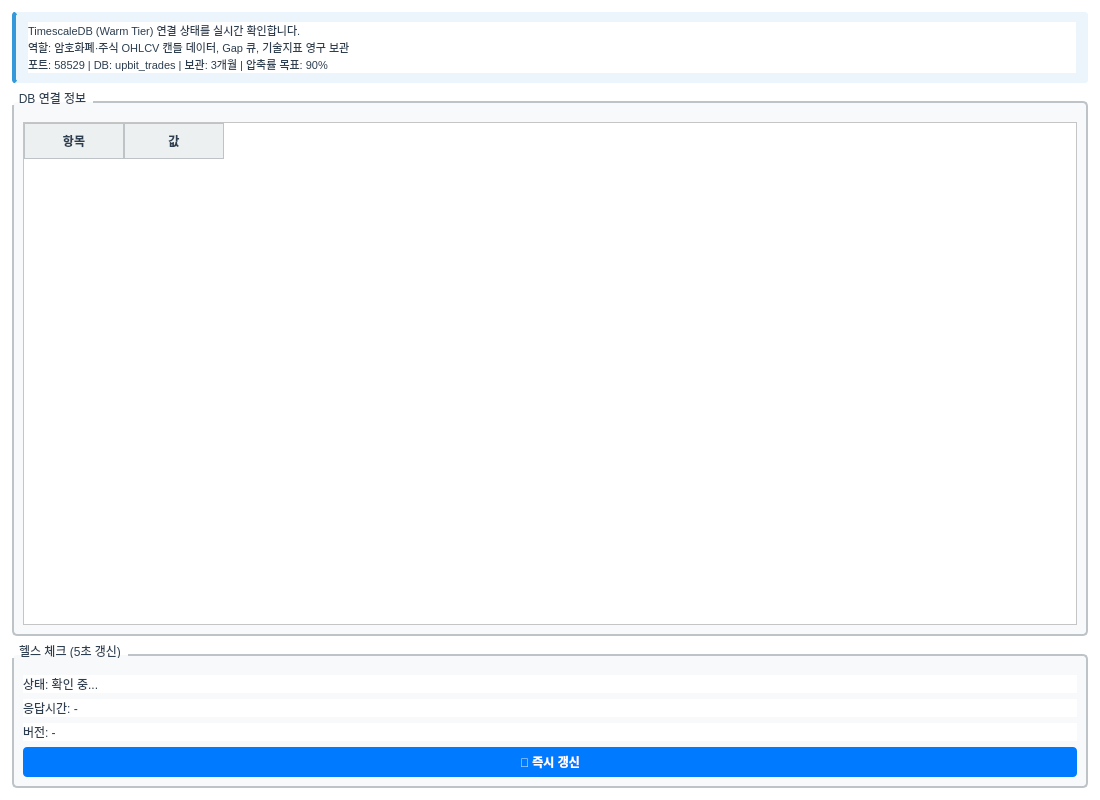
<?xml version="1.0" encoding="UTF-8"?>
<ui version="4.0">
 <class>ConnectionTab</class>
 <widget class="QWidget" name="ConnectionTab">
  <property name="geometry">
   <rect>
    <x>0</x>
    <y>0</y>
    <width>1100</width>
    <height>800</height>
   </rect>
  </property>
  <property name="windowTitle">
   <string>연결 상태</string>
  </property>
  <property name="styleSheet">
   <string notr="true">QWidget {
    background-color: #FFFFFF;
    color: #2C3E50;
    font-family: &quot;맑은 고딕&quot;, &quot;Segoe UI&quot;;
    font-size: 9pt;
}
QTabBar::tab:selected {
    background-color: #007AFF;
    color: #FFFFFF;
    font-weight: bold;
}
QPushButton {
    background-color: #007AFF;
    color: #FFFFFF;
    border: none;
    border-radius: 4px;
    padding: 6px 12px;
    font-weight: bold;
}
QPushButton:hover {
    background-color: #0055CC;
}
QPushButton:disabled {
    background-color: #BDC3C7;
    color: #7F8C8D;
}
QTableWidget {
    gridline-color: #BDC3C7;
    background-color: #FFFFFF;
    alternate-background-color: #F8F9FA;
    selection-background-color: #007AFF;
    selection-color: #FFFFFF;
}
QHeaderView::section {
    background-color: #ECF0F1;
    color: #2C3E50;
    padding: 6px;
    border: 1px solid #BDC3C7;
    font-weight: bold;
}
QLineEdit, QTextEdit, QPlainTextEdit {
    background-color: #FFFFFF;
    border: 1px solid #BDC3C7;
    border-radius: 3px;
    padding: 4px;
    color: #2C3E50;
}
QGroupBox {
    border: 2px solid #BDC3C7;
    border-radius: 5px;
    margin-top: 10px;
    padding-top: 10px;
    background-color: #F8F9FA;
}
QGroupBox::title {
    subcontrol-origin: margin;
    subcontrol-position: top left;
    padding: 0 5px;
    color: #2C3E50;
    font-weight: bold;
}</string>
  </property>
  <layout class="QVBoxLayout" name="verticalLayout">
   <property name="spacing">
    <number>8</number>
   </property>
   <property name="leftMargin">
    <number>12</number>
   </property>
   <property name="topMargin">
    <number>12</number>
   </property>
   <property name="rightMargin">
    <number>12</number>
   </property>
   <property name="bottomMargin">
    <number>12</number>
   </property>
   <item>
    <widget class="QFrame" name="frame_banner">
     <property name="styleSheet">
      <string notr="true">QFrame#frame_banner {
    background-color: #EBF5FB;
    border-left: 4px solid #3498DB;
    border-radius: 3px;
    padding: 4px;
}</string>
     </property>
     <property name="frameShape">
      <enum>QFrame::StyledPanel</enum>
     </property>
     <layout class="QVBoxLayout" name="vl_banner">
      <property name="spacing">
       <number>2</number>
      </property>
      <property name="leftMargin">
       <number>8</number>
      </property>
      <property name="topMargin">
       <number>6</number>
      </property>
      <property name="rightMargin">
       <number>8</number>
      </property>
      <property name="bottomMargin">
       <number>6</number>
      </property>
      <item>
       <widget class="QLabel" name="label_banner">
        <property name="text">
         <string>TimescaleDB (Warm Tier) 연결 상태를 실시간 확인합니다.
역할: 암호화폐·주식 OHLCV 캔들 데이터, Gap 큐, 기술지표 영구 보관
포트: 58529 | DB: upbit_trades | 보관: 3개월 | 압축률 목표: 90%</string>
        </property>
        <property name="wordWrap">
         <bool>true</bool>
        </property>
        <property name="styleSheet">
         <string notr="true">color: #2C3E50; font-size: 8pt;</string>
        </property>
       </widget>
      </item>
     </layout>
    </widget>
   </item>
   <item>
    <widget class="QGroupBox" name="groupBox_conn">
     <property name="title">
      <string>DB 연결 정보</string>
     </property>
     <layout class="QVBoxLayout" name="vl_conn">
      <item>
       <widget class="QTableWidget" name="table_conn">
        <property name="alternatingRowColors">
         <bool>true</bool>
        </property>
        <property name="selectionBehavior">
         <enum>QAbstractItemView::SelectRows</enum>
        </property>
        <property name="columnCount">
         <number>2</number>
        </property>
        <column>
         <property name="text">
          <string>항목</string>
         </property>
        </column>
        <column>
         <property name="text">
          <string>값</string>
         </property>
        </column>
       </widget>
      </item>
     </layout>
    </widget>
   </item>
   <item>
    <widget class="QGroupBox" name="groupBox_health">
     <property name="title">
      <string>헬스 체크 (5초 갱신)</string>
     </property>
     <layout class="QVBoxLayout" name="vl_health">
      <item>
       <widget class="QLabel" name="label_status">
        <property name="text">
         <string>상태: 확인 중...</string>
        </property>
       </widget>
      </item>
      <item>
       <widget class="QLabel" name="label_ping">
        <property name="text">
         <string>응답시간: -</string>
        </property>
       </widget>
      </item>
      <item>
       <widget class="QLabel" name="label_version">
        <property name="text">
         <string>버전: -</string>
        </property>
       </widget>
      </item>
      <item>
       <widget class="QPushButton" name="btnRefresh">
        <property name="text">
         <string>🔄 즉시 갱신</string>
        </property>
       </widget>
      </item>
     </layout>
    </widget>
   </item>
  </layout>
 </widget>
 <resources/>
 <connections/>
</ui>
